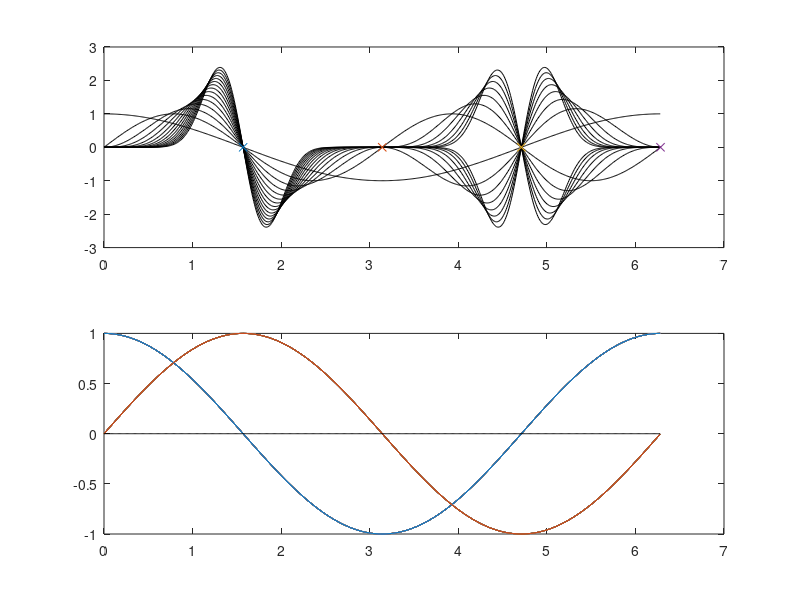

This chart was generated by the following MATLAB code:
clc; clear; close all;

psi = 0:0.01:2*pi;

figure;
subplot(211)
for k = 1:15
    dxdpsi = k.*cos(psi).*sin(psi).^(k-1)
    plot(psi, dxdpsi, 'k', 'linewidth', 0.5);
    hold on
end
plot(pi/2, 0, 'x');
plot(2*pi/2, 0, 'x');
plot(3*pi/2, 0, 'x');
plot(4*pi/2, 0, 'x');

subplot(212)
for k = 1:15
    plot(psi, cos(psi));
    hold on;
    plot(psi, sin(psi));
end
plot(psi, zeros(size(psi)), 'k');
